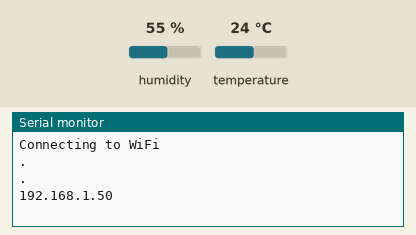
The sketch below on a simulated ESP8266 (NodeMCU). Shown: the last lines printed to the serial monitor. The test bench sets the inputs (shaded band); at power-on: humidity 55 %, temperature 24 °C. WiFi joins after 1.5 s; servers stay silent unless stated.

Above: at 3.2 s.
3.3 s: humidity set to 22 %
4.8 s: temperature set to 12 °C
At 5.5 s:
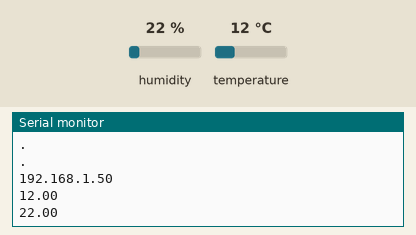
6.3 s: humidity set to 40 %
At 10.5 s:
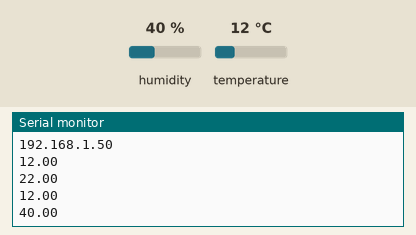
Timing chart, 0 to 12.0 s (numbered marks = the images above; inputs shaded):
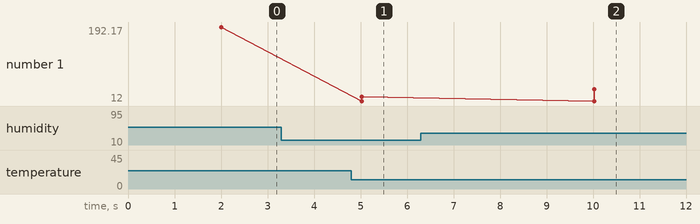

Measured:
- after the input at 4.8 s, the serial monitor: prints a new line after 0.22 s (image 1)
- after the input at 6.3 s, the serial monitor: prints a new line after 3.7 s (image 2)
- plotted number 1: 22 → 40 after the input at 6.3 s

The sketch:

DHT22_8266.ino
```cpp
// Import required libraries
#include <Arduino.h>
#include <ESP8266WiFi.h>
#include <Hash.h>
#include <ESPAsyncTCP.h>
#include <ESPAsyncWebServer.h>
#include <Adafruit_Sensor.h>
#include <DHT.h>

// Replace with your network credentials
const char* ssid = "L0220_619";
const char* password = "12345678";

#define DHTPIN 5 // D1

// Uncomment the type of sensor in use:
#define DHTTYPE    DHT11     // DHT 11
//#define DHTTYPE    DHT22     // DHT 22 (AM2302)
//#define DHTTYPE    DHT21     // DHT 21 (AM2301)

DHT dht(DHTPIN, DHTTYPE);

// current temperature & humidity, updated in loop()
float t = 0.0;
float h = 0.0;


// Create AsyncWebServer object on port 80
AsyncWebServer server(80);

// Generally, you should use "unsigned long" for variables that hold time
// The value will quickly become too large for an int to store
unsigned long previousMillis = 0;    // will store last time DHT was updated

// Updates DHT readings every 10 seconds
const long interval = 5000;

const char index_html[] PROGMEM = R"rawliteral(
<!DOCTYPE HTML><html>
<head>
  <title>DHT_SENSOR</title>
  <meta name="viewport" content="width=device-width, initial-scale=1">
  <meta charset="UTF-8">
  <link rel="stylesheet" href="https://use.fontawesome.com/releases/v5.7.2/css/all.css" integrity="sha384-fnmOCqbTlWIlj8LyTjo7mOUStjsKC4pOpQbqyi7RrhN7udi9RwhKkMHpvLbHG9Sr" crossorigin="anonymous">
  <style>
    html {
     font-family: Arial;
     display: inline-block;
     margin: 0px auto;
     text-align: center;
    }
    h2 { font-size: 3.0rem; }
    p { font-size: 3.0rem; }
    .units { font-size: 2rem; }
    .dht-labels{
      font-size: 1.5rem;
      vertical-align:middle;
      padding-bottom: 15px;
    }
  </style>
</head>
<body>
  <h2>SWEET_HOME</h2>
  <p>
    <i class="fas fa-thermometer-half" style="color:#059e8a;"></i>
    <span class="dht-labels">Temperature</span>
    <span id="temperature">%TEMPERATURE%</span>
    <span class="dht-labels"> 度C</sup>
  </p>
  <p>
    <i class="fas fa-tint" style="color:#00add6;"></i>
    <span class="dht-labels">Humidity</span>
    <span id="humidity">%HUMIDITY%</span>
    <sup class="units"> %</sup>
  </p>
</body>
<script>
setInterval(function ( ) {
  var xhttp = new XMLHttpRequest();
  xhttp.onreadystatechange = function() {
    if (this.readyState == 4 && this.status == 200) {
      document.getElementById("temperature").innerHTML = this.responseText;
    }
  };
  xhttp.open("GET", "/temperature", true);
  xhttp.send();
}, 5000 ) ;

setInterval(function ( ) {
  var xhttp = new XMLHttpRequest();
  xhttp.onreadystatechange = function() {
    if (this.readyState == 4 && this.status == 200) {
      document.getElementById("humidity").innerHTML = this.responseText;
    }
  };
  xhttp.open("GET", "/humidity", true);
  xhttp.send();
}, 5000 ) ;
</script>
</html>)rawliteral";

// Replaces placeholder with DHT values
String processor(const String& var){
  //Serial.println(var);
  if(var == "TEMPERATURE"){
    return String(t);
  }
  else if(var == "HUMIDITY"){
    return String(h);
  }
  return String();
}

void setup(){
  // Serial port for debugging purposes
  Serial.begin(115200);
  dht.begin();

  // Connect to Wi-Fi
  WiFi.begin(ssid, password);
  Serial.println("Connecting to WiFi");
  while (WiFi.status() != WL_CONNECTED) {
    delay(1000);
    Serial.println(".");
  }

  // Print ESP8266 Local IP Address
  Serial.println(WiFi.localIP());

  // Route for root / web page
  server.on("/", HTTP_GET, [](AsyncWebServerRequest *request){
    request->send_P(200, "text/html", index_html, processor);
  });
  server.on("/temperature", HTTP_GET, [](AsyncWebServerRequest *request){
    request->send_P(200, "text/plain", String(t).c_str());
  });
  server.on("/humidity", HTTP_GET, [](AsyncWebServerRequest *request){
    request->send_P(200, "text/plain", String(h).c_str());
  });

  // Start server
  server.begin();
}

void loop(){
  unsigned long currentMillis = millis();
  if (currentMillis - previousMillis >= interval) {
    // save the last time you updated the DHT values
    previousMillis = currentMillis;
    // Read temperature as Celsius (the default)
    float newT = dht.readTemperature();
    // Read temperature as Fahrenheit (isFahrenheit = true)
    //float newT = dht.readTemperature(true);
    // if temperature read failed, don't change t value
    if (isnan(newT)) {
      Serial.println("Failed to read from DHT sensor!");
    }
    else {
      t = newT;
      Serial.println(t);
    }
    // Read Humidity
    float newH = dht.readHumidity();
    // if humidity read failed, don't change h value
    if (isnan(newH)) {
      Serial.println("Failed to read from DHT sensor!");
    }
    else {
      h = newH;
      Serial.println(h);
    }
  }

}
```
